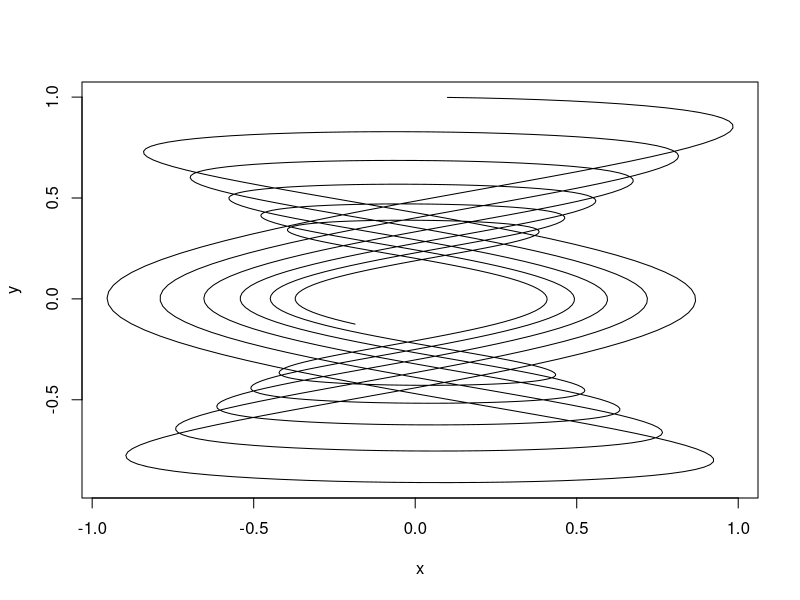
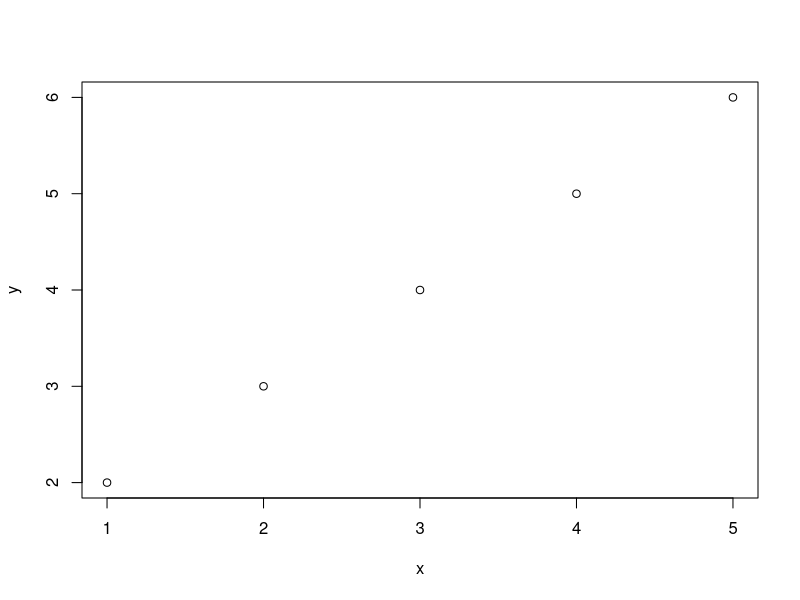

The R script that drew these images, in order:
## ---- chunk 1
a <- 1
b <- 2
c <- "c"
x_thingy <- 4
## ---- chunk 2
ls()
x <- x_thingy
rm(x_thingy)
x
ls()
## ---- chunk 3
t <- 1:1000 / 10
x <- sin(t) * exp(t * - 0.01)
y <- sin(pi / 2 + t / 3) * exp(t * -0.01)
plot(x, y, "lines")
## ---- chunk 4
# Assignment of x
x <- 5
x
## ---- chunk 5
sin(x)
exp(x)
factorial(x)
sinx <- sin(x)
## ---- chunk 6
x <- c(1, 2, 5)
x
x^2
x + 2
## ---- chunk 7
x <- c(1, 2, 5)
for(i in x){
  print(i^2)
}
## ---- chunk 8
for(i in 1:length(x)){
  if(i == 1) x2 <- x[i]^2
  else x2 <- c(x2, x[i]^2)
}
x2
## ---- chunk 9
a <- TRUE
b <- 1:5
c <- pi
d <- "Hello Leeds"
## ---- chunk 10
ab <- c(a, b)
ab
class(ab)
## ---- chunk 11
class(c(a, b))
class(c(a, c))
class(c(b, d))
## ---- chunk 12
x <- 1:5
y <- 2:6
plot(x, y)
## ---- chunk 13
x <- seq(1,2, by = 0.2)
length(x)
x <- seq(1, 2, length.out = 5)
length(x)
## ---- chunk 14
x = 1:5
# class(x)
x = c(1:4, 4.9999999)
# class(x)
